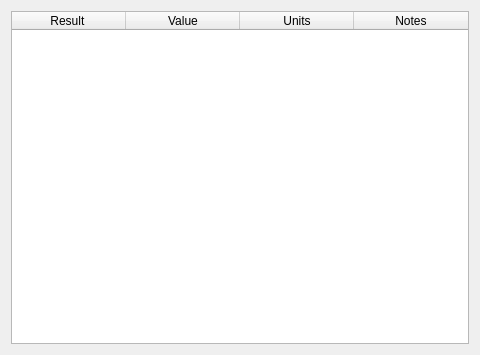
<?xml version="1.0" encoding="UTF-8"?>
<ui version="4.0">
 <class>resultsView</class>
 <widget class="QDialog" name="resultsView">
  <property name="windowModality">
   <enum>Qt::WindowModal</enum>
  </property>
  <property name="geometry">
   <rect>
    <x>0</x>
    <y>0</y>
    <width>480</width>
    <height>355</height>
   </rect>
  </property>
  <property name="font">
   <font>
    <family>Segoe UI</family>
   </font>
  </property>
  <property name="windowTitle">
   <string>Data results</string>
  </property>
  <property name="windowIcon">
   <iconset>
    <normaloff>Icon_SystemLabDesigner.bmp</normaloff>Icon_SystemLabDesigner.bmp</iconset>
  </property>
  <property name="sizeGripEnabled">
   <bool>false</bool>
  </property>
  <layout class="QGridLayout" name="gridLayout">
   <item row="0" column="0">
    <widget class="QTableWidget" name="resultsTable">
     <property name="styleSheet">
      <string notr="true"/>
     </property>
     <property name="horizontalScrollBarPolicy">
      <enum>Qt::ScrollBarAsNeeded</enum>
     </property>
     <property name="selectionMode">
      <enum>QAbstractItemView::NoSelection</enum>
     </property>
     <property name="selectionBehavior">
      <enum>QAbstractItemView::SelectRows</enum>
     </property>
     <property name="rowCount">
      <number>0</number>
     </property>
     <attribute name="horizontalHeaderDefaultSectionSize">
      <number>114</number>
     </attribute>
     <column>
      <property name="text">
       <string>Result </string>
      </property>
     </column>
     <column>
      <property name="text">
       <string>Value</string>
      </property>
     </column>
     <column>
      <property name="text">
       <string>Units</string>
      </property>
     </column>
     <column>
      <property name="text">
       <string>Notes</string>
      </property>
     </column>
    </widget>
   </item>
  </layout>
 </widget>
 <resources/>
 <connections/>
</ui>
